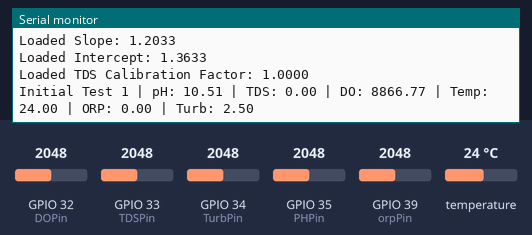
A sketch run on a simulated ESP32. Parts: the last lines printed to the serial monitor. The inputs (shaded band) are chosen by the test bench; at power-on: temperature 24 °C, GPIO 32 (DOPin) = 2048, GPIO 34 (TurbPin) = 2048, GPIO 35 (PHPin) = 2048, GPIO 33 (TDSPin) = 2048, GPIO 39 (orpPin) = 2048. EEPROM starts erased.

Above: at 1.2 s.
1.3 s: temperature set to 12 °C
At 3.7 s:
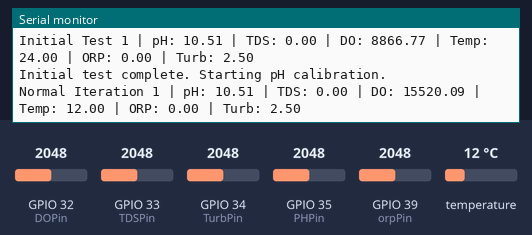
4.0 s: GPIO 32 (DOPin) set to 2866
At 5.2 s:
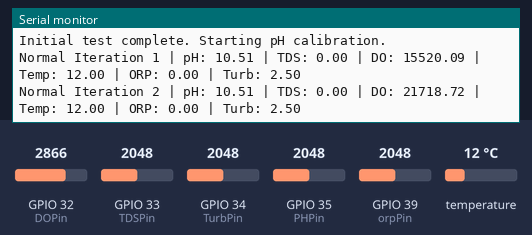
5.5 s: GPIO 34 (TurbPin) set to 2866
At 6.8 s:
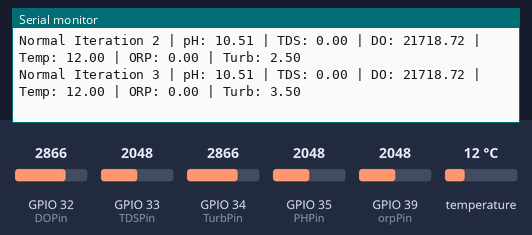
7.0 s: GPIO 35 (PHPin) set to 2866
At 8.3 s:
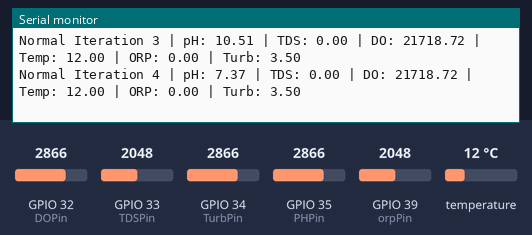
8.5 s: temperature set to 19 °C
At 9.9 s:
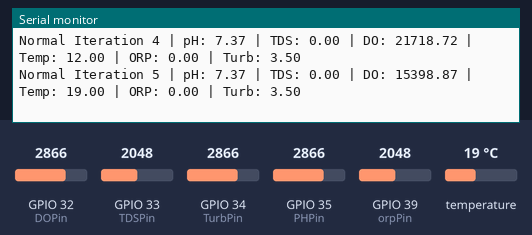
10.0 s: GPIO 32 (DOPin) set to 3972
At 12.3 s:
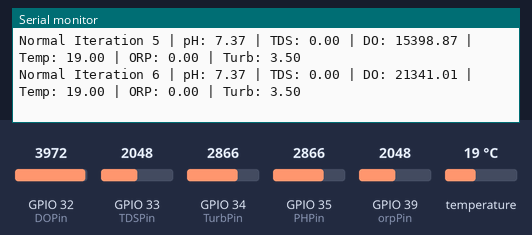
Timing chart, 0 to 12.5 s (numbered marks = the images above; inputs shaded):
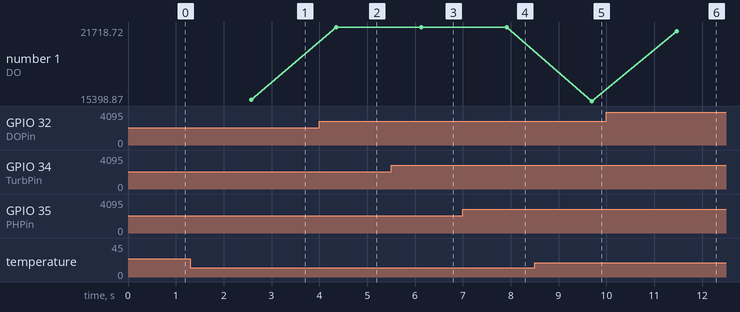

The sketch:

SensorNode_V3.1.ino
```cpp
#include <Arduino.h>
#include <DallasTemperature.h>
#include <Preferences.h>
#include "GravityTDS.h"
Preferences prefs;
GravityTDS gravityTDS;

#define RXD2 16 // ESP32 RX (Connect to LoRa TX)
#define TXD2 17 // ESP32 TX (Connect to LoRa RX)

// Sensor pins
#define TDSPin 33
#define PHPin 35
#define DOPin 32
#define TempPin 23
#define orpPin 39
#define TurbPin 34  // Turbidity sensor pin
#define ADC_RES 4095 // ADC Resolution

// Constants
const int INITIAL_SAMPLES = 1;   // Initial test iterations //
const int NORMAL_SAMPLES = 10;    // Normal operation iterations //150
const int INITIAL_DELAY_MS = 1000; // Initial Testing Delay
const int SAMPLE_DELAY_MS = 1000; //200 Normal delay
const float VOLTAGE = 5.0;        // ORP system voltage
const int OFFSET = 369.28;             // ORP zero drift

// DO Sensor Constants
//#define VREF 5000    // VREF (mv)
#define TWO_POINT_CALIBRATION 0
float CAL1_V = 1600; // Default value
float CAL1_T = 25;
float CAL2_V = 1300;
float CAL2_T = 15;

// DO Lookup Table
const uint16_t DO_Table[41] = {
    14460, 14220, 13820, 13440, 13090, 12740, 12420, 12110, 11810, 11530,
    11260, 11010, 10770, 10530, 10300, 10080, 9860, 9660, 9460, 9270,
    9080, 8900, 8730, 8570, 8410, 8250, 8110, 7960, 7820, 7690,
    7560, 7430, 7300, 7180, 7070, 6950, 6840, 6730, 6630, 6530, 6410};

// State control
enum ProgramState {
  INITIAL_TEST,
  NORMAL_OPERATION
};
ProgramState currentState = INITIAL_TEST;
int iterationCounter = 0;

// ORP sensor
#define ORP_ARRAY_LENGTH 50
int orpArray[ORP_ARRAY_LENGTH];
int orpArrayIndex = 0;
float orpValue;

// Sensor data storage
float pH_samples[NORMAL_SAMPLES];
float tds_samples[NORMAL_SAMPLES];
float dox_samples[NORMAL_SAMPLES];
float temp_samples[NORMAL_SAMPLES];
float turb_samples[NORMAL_SAMPLES];

// // Calibration
// float pH_slope = -4.7605;
// float pH_intercept = 18.362;
float pH_slope = 1.203333;
float pH_intercept = 1.363331;

// Calibration
float pH_slopeX = -4.7605;
float pH_interceptX = 18.362;

// TDS sensor
#define VREF_TDS 5.0
#define SCOUNT 30
#define TDS_KEY "tdsCal"
float tdsCalibrationFactor = 1.0;
int analogBuffer[SCOUNT];
int analogBufferTemp[SCOUNT];
int analogBufferIndex = 0, copyIndex = 0;
float averageVoltage = 0, tdsValue = 0, temperature = 25;
float compensationCoefficient;
float compensationVoltage;

// Temperature sensor
OneWire oneWire(TempPin);
DallasTemperature sensors(&oneWire);

void setup() {
  Serial.begin(115200); // Debugging
  Serial2.begin(9600, SERIAL_8N1, RXD2, TXD2); // UART for LoRa communication

  sensors.begin();
  pinMode(TDSPin, INPUT);
  pinMode(PHPin, INPUT);
  pinMode(DOPin, INPUT);
  pinMode(orpPin, INPUT);
  pinMode(TurbPin, INPUT);

  Serial.print("Loaded Slope: ");
  Serial.println(pH_slope, 4);
  Serial.print("Loaded Intercept: ");
  Serial.println(pH_intercept, 4);

  gravityTDS.setPin(TDSPin);
  gravityTDS.setAref(VREF_TDS);
  gravityTDS.setAdcRange(4095);
  gravityTDS.begin();

  prefs.begin("TDS_KEY", true);
  float tdsCalibrationValue = prefs.getFloat("factor", 1.0);
  prefs.end();

  gravityTDS.setKvalueAddress(0x08);
  gravityTDS.update();

  Serial.print("Loaded TDS Calibration Factor: ");
  Serial.println(tdsCalibrationValue, 4);
}

void loop() {
  updateORP();

  switch(currentState) {
    case INITIAL_TEST:
      handleInitialTest();
      break;
    case NORMAL_OPERATION:
      handleNormalOperation();
      break;
  }
}

void handleInitialTest() {
  if(iterationCounter < INITIAL_SAMPLES) {
    float pH_val = readpH(analogRead(PHPin));
    float tds_val = readTDS(analogRead(TDSPin));
    sensors.requestTemperatures();
    float temp_val = sensors.getTempCByIndex(0);
    float dox_val = readDO((float)sensors.getTempCByIndex(0));
    float turb_val = readTurbidity();

    Serial.print("Initial Test ");
    Serial.print(iterationCounter + 1);
    Serial.print(" | pH: ");
    Serial.print(pH_val, 2);
    Serial.print(" | TDS: ");
    Serial.print(tds_val, 2);
    Serial.print(" | DO: ");
    Serial.print(dox_val, 2);
    Serial.print(" | Temp: ");
    Serial.print(temp_val, 2);
    Serial.print(" | ORP: ");
    Serial.print(orpValue, 2);
    Serial.print(" | Turb: ");
    Serial.println(turb_val, 2);

    iterationCounter++;
    delay(INITIAL_DELAY_MS);
  } else {
    Serial.println("\nInitial test complete. Starting pH calibration.\n");
    currentState = NORMAL_OPERATION;
    iterationCounter = 0;
  }
}

void handleNormalOperation() {
  if(iterationCounter < NORMAL_SAMPLES) {
    pH_samples[iterationCounter] = readpH(analogRead(PHPin));
    tds_samples[iterationCounter] = readTDS(analogRead(TDSPin));
    sensors.requestTemperatures();
    temp_samples[iterationCounter] = sensors.getTempCByIndex(0);
    dox_samples[iterationCounter] = readDO((float)sensors.getTempCByIndex(0));
    turb_samples[iterationCounter] = readTurbidity();

    Serial.print("Normal Iteration ");
    Serial.print(iterationCounter + 1);
    Serial.print(" | pH: ");
    Serial.print(pH_samples[iterationCounter], 2);
    Serial.print(" | TDS: ");
    Serial.print(tds_samples[iterationCounter], 2);
    Serial.print(" | DO: ");
    Serial.print(dox_samples[iterationCounter], 2);
    Serial.print(" | Temp: ");
    Serial.print(temp_samples[iterationCounter], 2);
    Serial.print(" | ORP: ");
    Serial.print(orpValue, 2);
    Serial.print(" | Turb: ");
    Serial.println(turb_samples[iterationCounter], 2);

    iterationCounter++;
    delay(SAMPLE_DELAY_MS);
  } else {
    float avg_pH = average(pH_samples, NORMAL_SAMPLES);
    float avg_tds = average(tds_samples, NORMAL_SAMPLES);
    float avg_do = (average(dox_samples, NORMAL_SAMPLES))/1000;
    float avg_temp = average(temp_samples, NORMAL_SAMPLES);
    float avg_turb = average(turb_samples, NORMAL_SAMPLES);

    // Format data as CSV: {pH, TDS, DO, Temp, ORP, Turb}
    // String dataToSend = "I," + String(avg_pH) + "," +
    //                     String(avg_tds) + "," +
    //                     String(avg_do) + "," +
    //                     String(avg_temp) + "," +
    //                     String(orpValue) + "," +
    //                     String(avg_turb);
    String dataToSend = "I," + String(avg_pH) + "," +
                        String(avg_tds) + "," +
                        String(avg_do) + "," +
                        String(avg_temp) + "," +
                        "null" + "," +
                        "null";

    Serial2.println(dataToSend); // Send data via UART to TTGO LoRa32
    Serial.println("Sent to LoRa32: " + dataToSend); // Debugging

    delay(1000);

    Serial.println("\nUpload complete. Restarting normal cycle.\n");
    iterationCounter = 0;
  }
}

float readTurbidity() {
  return analogRead(TurbPin) * (5.0 / 4095.0);  // Convert to voltage
}

float readDO(float temp) {
  // Convert raw ADC value to voltage (ensure floating-point division)
  float voltage_mv = analogReadMilliVolts(DOPin);
  float V_saturation;

  if (TWO_POINT_CALIBRATION == 0) {
    // Single-point calibration (ensuring float division)
    V_saturation = static_cast<float>(CAL1_V) +
                    35.0f * temp -
                    static_cast<float>(CAL1_T) * 35.0f;
  } else {
    // Two-point calibration (ensuring float calculations)
    V_saturation = ((temp - static_cast<float>(CAL2_T)) *
                    (static_cast<float>(CAL1_V) - static_cast<float>(CAL2_V)) /
                    (static_cast<float>(CAL1_T) - static_cast<float>(CAL2_T))) +
                    static_cast<float>(CAL2_V);
  }

  // Calculate and return the dissolved oxygen concentration as a float
  return (voltage_mv * DO_Table[static_cast<int>(temp)] / V_saturation);
}

void updateORP() {
  static unsigned long orpTimer = millis();

  if(millis() >= orpTimer) {
    orpTimer += 20;
    orpArray[orpArrayIndex++] = analogRead(orpPin);
    if(orpArrayIndex >= ORP_ARRAY_LENGTH) {
      orpArrayIndex = 0;
      double avg = averagearray(orpArray, ORP_ARRAY_LENGTH);
      orpValue = ((30*VOLTAGE*1000) - (75*avg*VOLTAGE*1000/4095))/75 - OFFSET;
    }
  }
}

double averagearray(int* arr, int size) {
  if (size < 5) {
    long sum = 0;
    for (int i = 0; i < size; i++) sum += arr[i];
    return sum / size;
  }
  int minVal = arr[0], maxVal = arr[0];
  long sum = 0;
  for (int i = 0; i < size; i++) {
    if (arr[i] < minVal) minVal = arr[i];
    if (arr[i] > maxVal) maxVal = arr[i];
    sum += arr[i];
  }
  return (sum - minVal - maxVal) / (size - 2.0);
}

float readpH(int raw) {
  float voltage = raw * (3.3 / 4095.0);
  float pH_value = (pH_slopeX * voltage) + pH_interceptX;
  return pH_value;
}

float readTDS (int value){
  // ** Read TDS Sensor Values **
  static unsigned long analogSampleTimepoint = millis();
  if (millis() - analogSampleTimepoint > 40U) {
    analogSampleTimepoint = millis();
    analogBuffer[analogBufferIndex] = value;
    analogBufferIndex++;

    if (analogBufferIndex == SCOUNT) {
      analogBufferIndex = 0;
    }
  }

  static unsigned long printTimepoint = millis();
  if (millis() - printTimepoint > 800U) {
    printTimepoint = millis();
    for (copyIndex = 0; copyIndex < SCOUNT; copyIndex++) {
        analogBufferTemp[copyIndex] = analogBuffer[copyIndex];
    }

    averageVoltage = getMedianNum(analogBufferTemp, SCOUNT) * (float)VREF_TDS / ADC_RES;
    compensationCoefficient = 1.0 + 0.02 * (temperature - 25.0);
    compensationVoltage = averageVoltage / compensationCoefficient;
    tdsValue = (133.42 * compensationVoltage * compensationVoltage * compensationVoltage -
                255.86 * compensationVoltage * compensationVoltage +
                857.39 * compensationVoltage) * 0.5 * tdsCalibrationFactor;
  }

  return tdsValue;
}

// float readDO(uint32_t raw) {
//   return (raw * (VREF / 4095));  // Convert to mV
// }

float average(float* arr, int size) {
  float sum = 0;
  for (int i = 0; i < size; i++) sum += arr[i];
  return sum / size;
}

int getMedianNum(int bArray[], int iFilterLen) {
  int bTab[iFilterLen];
  for (byte i = 0; i < iFilterLen; i++)
    bTab[i] = bArray[i];
  int i, j, bTemp;
  for (j = 0; j < iFilterLen - 1; j++) {
    for (i = 0; i < iFilterLen - j - 1; i++) {
      if (bTab[i] > bTab[i + 1]) {
        bTemp = bTab[i];
        bTab[i] = bTab[i + 1];
        bTab[i + 1] = bTemp;
      }
    }
  }
  if ((iFilterLen & 1) > 0)
      bTemp = bTab[(iFilterLen - 1) / 2];
  else
      bTemp = (bTab[iFilterLen / 2] + bTab[iFilterLen / 2 - 1]) / 2;
  return bTemp;
}
```

Measured:
- after the input at 1.3 s, the serial monitor: prints a new line after 1.3 s (image 1)
- after the input at 4.0 s, the serial monitor: prints a new line after 0.35 s (image 2)
- after the input at 5.5 s, the serial monitor: prints a new line after 0.63 s (image 3)
- after the input at 7.0 s, the serial monitor: prints a new line after 0.91 s (image 4)
- after the input at 8.5 s, the serial monitor: prints a new line after 1.2 s (image 5)
- after the input at 10.0 s, the serial monitor: prints a new line after 1.5 s (image 6)
- plotted number 1: 15520.09 → 21718.72 after the input at 4.0 s, 21718.72 → 15398.87 after the input at 8.5 s, 15398.87 → 21341.01 after the input at 10.0 s
